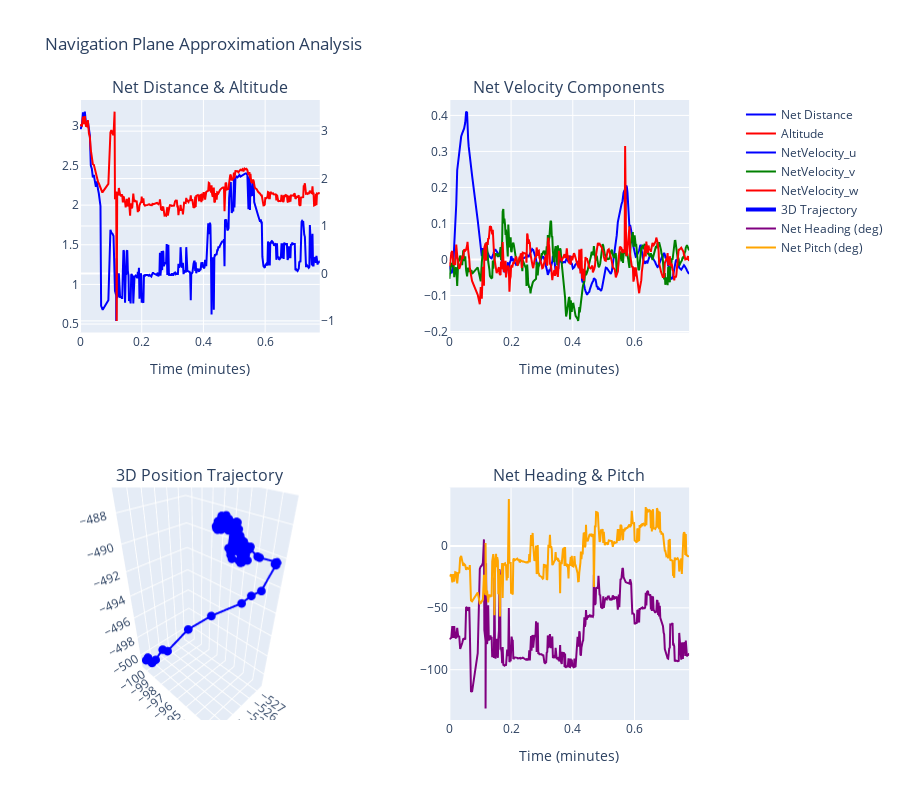

Notebook cell for this chart:
### Markdown cell above
## 🧭 Navigation Plane Approximation Analysis

Analysis of the navigation plane approximation system including:
- Net distance and altitude tracking
- Velocity components (u, v, w)
- 3D position trajectory
- Heading and pitch dynamics

### Code cell
# 🧭 NAVIGATION PLANE APPROXIMATION ANALYSIS
# ==========================================

print("🧭 Navigation Plane Approximation Analysis")
print("=" * 45)

# Analyze navigation plane approximation
nav_analyzer.analyze_navigation_plane(selected_bag, interactive=HAS_PLOTLY)

# Load navigation data for detailed analysis
plane_data = nav_analyzer.load_sensor_data("navigation_plane_approximation", selected_bag)
plane_pos_data = nav_analyzer.load_sensor_data("navigation_plane_approximation_position", selected_bag)

if plane_data is not None:
    print(f"\n📊 Navigation Plane Data Summary:")
    print(f"   📈 Plane samples: {len(plane_data)}")
    print(f"   📍 Position samples: {len(plane_pos_data) if plane_pos_data is not None else 0}")
    print(f"   ⏱️ Duration: {plane_data['t_rel'].max()/60:.2f} minutes")
    print(f"   📊 Sampling rate: {len(plane_data)/(plane_data['t_rel'].max()/60):.1f} samples/min")
    
    # Navigation performance metrics
    if 'NetDistance' in plane_data.columns:
        net_dist_stats = plane_data['NetDistance'].describe()
        print(f"\n🧭 Net Distance Statistics:")
        print(f"   • Range: {net_dist_stats['min']:.3f} to {net_dist_stats['max']:.3f} m")
        print(f"   • Mean: {net_dist_stats['mean']:.3f} m")
        print(f"   • Std: {net_dist_stats['std']:.3f} m")
    
    if 'Altitude' in plane_data.columns:
        alt_stats = plane_data['Altitude'].describe()
        print(f"\n📏 Altitude Statistics:")
        print(f"   • Range: {alt_stats['min']:.3f} to {alt_stats['max']:.3f} m")
        print(f"   • Mean: {alt_stats['mean']:.3f} m")
        print(f"   • Std: {alt_stats['std']:.3f} m")
    
    # Velocity analysis
    vel_cols = ['NetVelocity_u', 'NetVelocity_v', 'NetVelocity_w']
    print(f"\n🚀 Velocity Analysis:")
    for col in vel_cols:
        if col in plane_data.columns:
            vel_stats = plane_data[col].describe()
            print(f"   • {col}: Mean={vel_stats['mean']:.3f} m/s, Max={vel_stats['max']:.3f} m/s")

else:
    print("❌ No navigation plane data available for analysis")

### Figure 1 — Plotly figure (JSON) as saved in the notebook; plotly's stock layout.template omitted (floating-point values rounded to 4 significant figures; data arrays with more than 128 entries replaced by an {"elided": "..."} marker saying what was removed)
{"data": [{"line": {"color": "blue"}, "name": "Net Distance", "type": "scatter", "x": {"elided": "374 float values"}, "xaxis": "x", "y": {"elided": "374 float values"}, "yaxis": "y"}, {"line": {"color": "red"}, "name": "Altitude", "type": "scatter", "x": {"elided": "374 float values"}, "xaxis": "x", "y": {"elided": "374 float values"}, "yaxis": "y2"}, {"line": {"color": "blue"}, "name": "NetVelocity_u", "type": "scatter", "x": {"elided": "374 float values"}, "xaxis": "x2", "y": {"elided": "374 float values"}, "yaxis": "y3"}, {"line": {"color": "green"}, "name": "NetVelocity_v", "type": "scatter", "x": {"elided": "374 float values"}, "xaxis": "x2", "y": {"elided": "374 float values"}, "yaxis": "y3"}, {"line": {"color": "red"}, "name": "NetVelocity_w", "type": "scatter", "x": {"elided": "374 float values"}, "xaxis": "x2", "y": {"elided": "374 float values"}, "yaxis": "y3"}, {"line": {"color": "blue", "width": 4}, "marker": {"size": 3}, "mode": "lines+markers", "name": "3D Trajectory", "scene": "scene", "type": "scatter3d", "x": {"elided": "196 float values"}, "y": {"elided": "196 float values"}, "z": {"elided": "196 float values"}}, {"line": {"color": "purple"}, "name": "Net Heading (deg)", "type": "scatter", "x": {"elided": "374 float values"}, "xaxis": "x3", "y": {"elided": "374 float values"}, "yaxis": "y4"}, {"line": {"color": "orange"}, "name": "Net Pitch (deg)", "type": "scatter", "x": {"elided": "374 float values"}, "xaxis": "x3", "y": {"elided": "374 float values"}, "yaxis": "y4"}], "layout": {"annotations": [{"font": {"size": 16}, "showarrow": false, "text": "Net Distance & Altitude", "x": 0.185, "xanchor": "center", "xref": "paper", "y": 1, "yanchor": "bottom", "yref": "paper"}, {"font": {"size": 16}, "showarrow": false, "text": "Net Velocity Components", "x": 0.755, "xanchor": "center", "xref": "paper", "y": 1, "yanchor": "bottom", "yref": "paper"}, {"font": {"size": 16}, "showarrow": false, "text": "3D Position Trajectory", "x": 0.185, "xanchor": "center", "xref": "paper", "y": 0.375, "yanchor": "bottom", "yref": "paper"}, {"font": {"size": 16}, "showarrow": false, "text": "Net Heading & Pitch", "x": 0.755, "xanchor": "center", "xref": "paper", "y": 0.375, "yanchor": "bottom", "yref": "paper"}], "height": 800, "scene": {"domain": {"x": [0, 0.37], "y": [0, 0.375]}}, "showlegend": true, "title": {"text": "Navigation Plane Approximation Analysis"}, "xaxis": {"anchor": "y", "domain": [0, 0.37], "title": {"text": "Time (minutes)"}}, "xaxis2": {"anchor": "y3", "domain": [0.57, 0.94], "title": {"text": "Time (minutes)"}}, "xaxis3": {"anchor": "y4", "domain": [0.57, 0.94], "title": {"text": "Time (minutes)"}}, "yaxis": {"anchor": "x", "domain": [0.625, 1]}, "yaxis2": {"anchor": "x", "overlaying": "y", "side": "right"}, "yaxis3": {"anchor": "x2", "domain": [0.625, 1]}, "yaxis4": {"anchor": "x3", "domain": [0, 0.375]}}}
